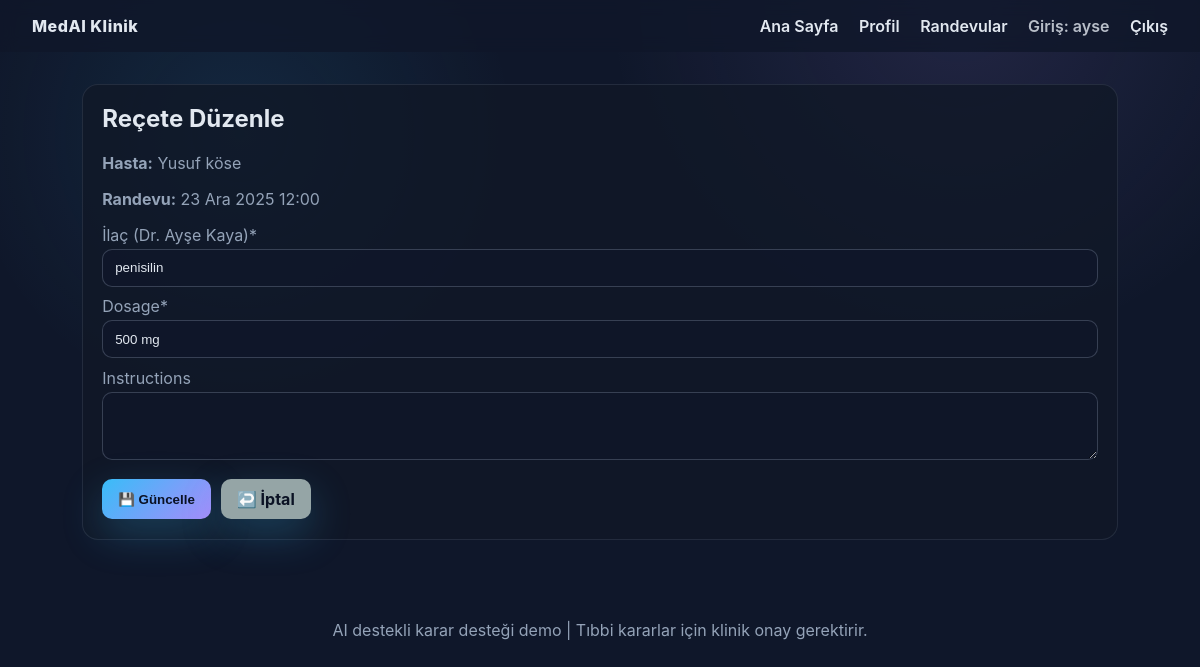
/prescriptions/31/edit/ (signed in), run on the app's committed database.
### clinic/models.py (models this page shows, shortened)
class Prescription(models.Model):
    appointment = models.ForeignKey(Appointment, on_delete=models.CASCADE, related_name="prescriptions")
    doctor = models.ForeignKey(Doctor, on_delete=models.CASCADE, related_name="prescriptions")
    medication_name = models.CharField(max_length=255)
    dosage = models.CharField(max_length=255)
    instructions = models.TextField(blank=True)
    ai_interaction_alerts = models.TextField(blank=True)
    created_at = models.DateTimeField(auto_now_add=True)

class Appointment(models.Model):
    STATUS_CHOICES = [
        ("scheduled", "Planlandı"),
        ("in_progress", "Muayene"),
        ("completed", "Tamamlandı"),
    ]
    patient = models.ForeignKey(Patient, on_delete=models.CASCADE, related_name="appointments")
    doctor = models.ForeignKey(Doctor, on_delete=models.CASCADE, related_name="appointments")
    scheduled_for = models.DateTimeField()
    status = models.CharField(max_length=32, choices=STATUS_CHOICES, default="scheduled")
    triage_data = models.JSONField(default=dict)
    ai_summary = models.TextField(blank=True)
    ai_suggestions = models.JSONField(default=list)
    risk_level = models.CharField(max_length=32, default="Düşük")
    created_at = models.DateTimeField(auto_now_add=True)

class Patient(models.Model):
    GENDER_CHOICES = [
        ("female", "Kadın"),
        ("male", "Erkek"),
        ("other", "Diğer"),
    ]
    user = models.OneToOneField(User, on_delete=models.SET_NULL, null=True, blank=True, related_name="patient_profile")
    full_name = models.CharField(max_length=255)
    age = models.PositiveIntegerField()
    gender = models.CharField(max_length=16, choices=GENDER_CHOICES)
    weight_kg = models.DecimalField(max_digits=5, decimal_places=2)
    height_cm = models.DecimalField(max_digits=5, decimal_places=2)
    primary_complaint = models.TextField()
    allergies = models.TextField(blank=True)
    created_at = models.DateTimeField(auto_now_add=True)

### clinic/views.py (the view)
# urls.py: path("prescriptions/<int:pk>/edit/", views.edit_prescription, name="edit_prescription"),
@login_required
def edit_prescription(request, pk: int):
    prescription = get_object_or_404(Prescription.objects.select_related("appointment", "doctor"), pk=pk)
    if prescription.doctor.user and request.user != prescription.doctor.user and not request.user.is_staff:
        messages.error(request, "Bu reçeteyi düzenleme yetkiniz yok.")
        return redirect("doctor_list")
    if request.method == "POST":
        form = PrescriptionForm(request.POST, instance=prescription, doctor=prescription.doctor)
        if form.is_valid():
            updated_prescription = form.save(commit=False)
            other_prescriptions = prescription.appointment.prescriptions.exclude(pk=prescription.pk)
            language = request.session.get('language', 'tr')
            alert = check_drug_interactions(
                prescription.appointment.patient,
                updated_prescription.medication_name,
                [p.medication_name for p in other_prescriptions],
                language,
            )
            updated_prescription.ai_interaction_alerts = alert
            updated_prescription.save()
            messages.success(request, "Reçete güncellendi.")
            return redirect("appointment_detail", pk=prescription.appointment.pk)
    else:
        form = PrescriptionForm(instance=prescription, doctor=prescription.doctor)
    return render(
        request,
        "edit_prescription.html",
        {
            "form": form,
            "prescription": prescription,
        },
    )

### clinic/forms.py
class PrescriptionForm(forms.ModelForm):
    class Meta:
        model = Prescription
        fields = ["medication_name", "dosage", "instructions"]
        widgets = {
            "instructions": forms.Textarea(attrs={"rows": 3}),
        }
    def __init__(self, *args, **kwargs):
        doctor = kwargs.pop("doctor", None)
        super().__init__(*args, **kwargs)
        if doctor:
            self.fields["medication_name"].label = f"İlaç (Dr. {doctor.full_name})"

### clinic/context_processors.py (called while the page is built)
def language_processor(request):
    return {
        'language': request.session.get('language', 'tr')
    }

### templates/edit_prescription.html (shortened to what this page needs)
{% extends "base.html" %}
{% block content %}
<div class="card">
    <h2>Reçete Düzenle</h2>
    <p><strong>Hasta:</strong> {{ prescription.appointment.patient.full_name }}</p>
    <p><strong>Randevu:</strong> {{ prescription.appointment.scheduled_for|date:"d M Y H:i" }}</p>
    <form method="post">
        {% for field in form %}
            <label>{{ field.label }}{% if field.field.required %}*{% endif %} {{ field }}
            </label>
        {% endfor %}
        <div style="display: flex; gap: 10px; margin-top: 15px;">
            <button class="btn" type="submit">💾 Güncelle</button>
            <a href="{% url 'appointment_detail' prescription.appointment.pk %}" class="btn" style="background: #95a5a6;">↩️ İptal</a>
        </div>
    </form>
</div>
{% endblock %}

### templates/base.html (shortened to what this page needs)
{% load static %}
<!DOCTYPE html>
<html lang="tr">
<head>
    <link rel="stylesheet" href="{% static 'style.css' %}">
</head>
<body>
<header class="topbar">
    <div class="brand">MedAI {% if language == 'en' %}Clinic{% else %}Klinik{% endif %}</div>
    <nav>
        <a href="{% url 'home' %}">{% if language == 'en' %}Home{% else %}Ana Sayfa{% endif %}</a>
        {% if user.is_authenticated %}
            {% if user.doctor_profile %}
                <a href="{% url 'doctor_profile' %}">{% if language == 'en' %}Profile{% else %}Profil{% endif %}</a>
                <a href="{% url 'doctor_list' %}">{% if language == 'en' %}Appointments{% else %}Randevular{% endif %}</a>
            {% elif user.patient_profile %}
                <a href="{% url 'patient_profile' %}">{% if language == 'en' %}Profile{% else %}Profil{% endif %}</a>
                <a href="{% url 'patient_dashboard' %}">{% if language == 'en' %}Appointments{% else %}Randevular{% endif %}</a>
            {% else %}
                <a href="{% url 'patient_dashboard' %}">{% if language == 'en' %}Patient{% else %}Hasta{% endif %}</a>
                <a href="{% url 'doctor_list' %}">{% if language == 'en' %}Doctor{% else %}Doktor{% endif %}</a>
            {% endif %}
            <span class="user-pill">{% if language == 'en' %}Logged in{% else %}Giriş{% endif %}: {{ user.username }}</span>
            <a href="{% url 'logout' %}">{% if language == 'en' %}Logout{% else %}Çıkış{% endif %}</a>
        {% else %}
            <a href="{% url 'patient_login' %}">{% if language == 'en' %}Patient Login{% else %}Hasta Girişi{% endif %}</a>
            <a href="{% url 'login' %}">{% if language == 'en' %}Doctor Login{% else %}Doktor Girişi{% endif %}</a>
        {% endif %}
    </nav>
</header>
<main class="container">
    {% block content %}{% endblock %}
</main>
<footer class="footer">
    {% if language == 'en' %}
    AI-powered clinical decision support demo | Clinical approval required for medical decisions.
    {% else %}
    AI destekli karar desteği demo | Tıbbi kararlar için klinik onay gerektirir.
    {% endif %}
</footer>
</body>
</html>

### static/style.css (style rules this page uses)
:root { --bg: #0f172a; --card: #111827; --muted: #94a3b8; --primary: #38bdf8; --accent: #a78bfa; --text: #e2e8f0; --danger: #f87171; --warning: #facc15; --success: #34d399; font-family: "Inter", -apple-system, BlinkMacSystemFont, "Segoe UI", sans-serif; }
* { box-sizing: border-box; }
body { margin: 0; background: radial-gradient(circle at 20% 20%, rgba(56,189,248,0.1), transparent 25%), radial-gradient(circle at 80% 0%, rgba(167,139,250,0.12), transparent 30%), var(--bg); color: var(--text); }
.topbar { display: flex; justify-content: space-between; align-items: center; padding: 1rem 2rem; background: rgba(15,23,42,0.8); position: sticky; top: 0; backdrop-filter: blur(8px); }
.brand { font-weight: 800; letter-spacing: 0.5px; }
.topbar a, .topbar span.user-pill { color: var(--text); margin-left: 1rem; text-decoration: none; font-weight: 600; }
.user-pill { opacity: 0.8; }
.container { max-width: 1100px; margin: 0 auto; padding: 2rem; }
.btn { background: linear-gradient(135deg, var(--primary), var(--accent)); color: #0b1224; border: none; padding: 0.65rem 1rem; border-radius: 10px; font-weight: 700; cursor: pointer; text-decoration: none; display: inline-block; box-shadow: 0 15px 40px rgba(56,189,248,0.25); }
h1, h2, h3 { margin-top: 0; }
p { color: var(--muted); }
.card, form.card { background: rgba(17,24,39,0.8); padding: 1.2rem; border-radius: 16px; border: 1px solid rgba(148,163,184,0.15); margin-bottom: 1rem; }
form label { display: block; margin-bottom: 0.6rem; color: var(--muted); }
form input, form textarea, form select { width: 100%; margin-top: 0.25rem; padding: 0.65rem 0.75rem; border-radius: 10px; border: 1px solid rgba(148,163,184,0.3); background: rgba(15,23,42,0.6); color: var(--text); }
.footer { text-align: center; padding: 2rem; color: var(--muted); }

### data on the page
Prescription: appointment.patient.full_name "Yusuf köse", appointment.scheduled_for "23 Ara 2025 12:00", form "penisilin" "500 mg"

### other printed values
{{ user.username }} "ayse"
{{ field.label }} "İlaç (Dr. Ayşe Kaya)" "Dosage" "Instructions"
